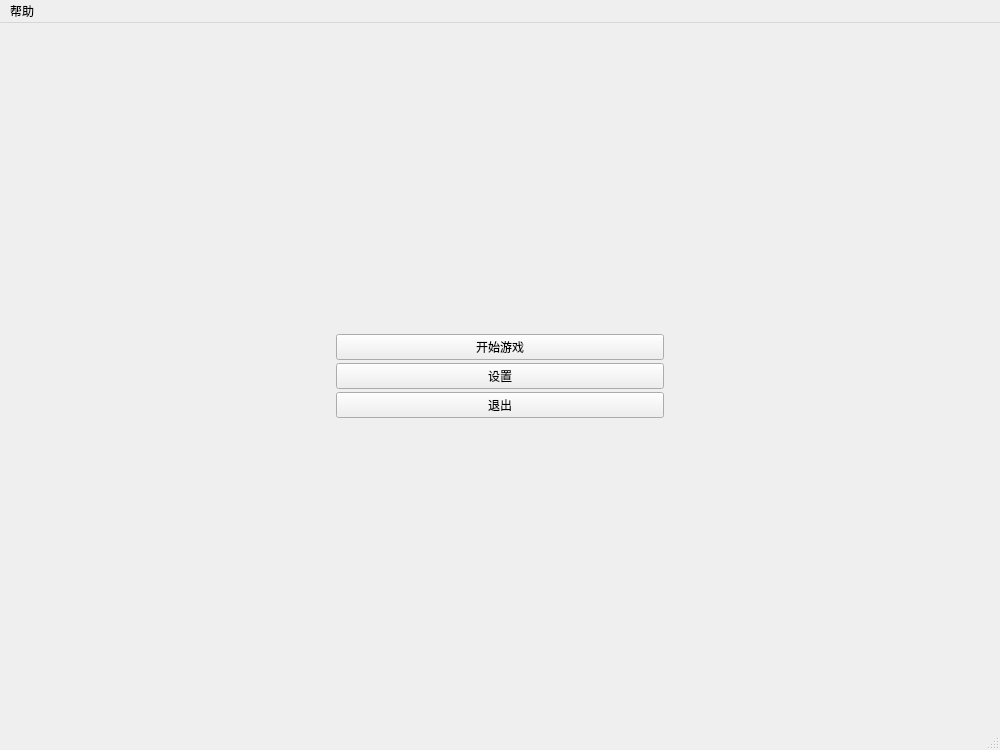
<?xml version="1.0" encoding="UTF-8"?>
<ui version="4.0">
 <class>MainWindow</class>
 <widget class="QMainWindow" name="MainWindow">
  <property name="geometry">
   <rect>
    <x>0</x>
    <y>0</y>
    <width>1000</width>
    <height>750</height>
   </rect>
  </property>
  <property name="minimumSize">
   <size>
    <width>1000</width>
    <height>750</height>
   </size>
  </property>
  <property name="maximumSize">
   <size>
    <width>1000</width>
    <height>750</height>
   </size>
  </property>
  <property name="windowTitle">
   <string>MainWindow</string>
  </property>
  <widget class="QWidget" name="centralwidget">
   <layout class="QVBoxLayout" name="verticalLayout">
    <item>
     <widget class="QStackedWidget" name="stackedWidget">
      <widget class="QWidget" name="HomePage">
       <layout class="QVBoxLayout" name="verticalLayout_page">
        <property name="spacing">
         <number>0</number>
        </property>
        <property name="leftMargin">
         <number>0</number>
        </property>
        <property name="topMargin">
         <number>0</number>
        </property>
        <property name="rightMargin">
         <number>0</number>
        </property>
        <property name="bottomMargin">
         <number>0</number>
        </property>
        <item>
         <spacer name="verticalSpacerTop">
          <property name="orientation">
           <enum>Qt::Vertical</enum>
          </property>
          <property name="sizeType">
           <enum>QSizePolicy::Expanding</enum>
          </property>
          <property name="sizeHint" stdset="0">
           <size>
            <width>0</width>
            <height>0</height>
           </size>
          </property>
         </spacer>
        </item>
        <item>
         <layout class="QHBoxLayout" name="horizontalLayout_StartButton">
          <property name="spacing">
           <number>0</number>
          </property>
          <property name="leftMargin">
           <number>0</number>
          </property>
          <property name="topMargin">
           <number>0</number>
          </property>
          <property name="rightMargin">
           <number>0</number>
          </property>
          <property name="bottomMargin">
           <number>0</number>
          </property>
          <item>
           <spacer name="horizontalSpacerStartLeft">
            <property name="orientation">
             <enum>Qt::Horizontal</enum>
            </property>
            <property name="sizeType">
             <enum>QSizePolicy::Expanding</enum>
            </property>
            <property name="sizeHint" stdset="0">
             <size>
              <width>0</width>
              <height>0</height>
             </size>
            </property>
           </spacer>
          </item>
          <item>
           <widget class="QPushButton" name="StartButton">
            <property name="sizePolicy">
             <sizepolicy hsizetype="Expanding" vsizetype="Fixed">
              <horstretch>0</horstretch>
              <verstretch>0</verstretch>
             </sizepolicy>
            </property>
            <property name="text">
             <string>开始游戏</string>
            </property>
           </widget>
          </item>
          <item>
           <spacer name="horizontalSpacerStartRight">
            <property name="orientation">
             <enum>Qt::Horizontal</enum>
            </property>
            <property name="sizeType">
             <enum>QSizePolicy::Expanding</enum>
            </property>
            <property name="sizeHint" stdset="0">
             <size>
              <width>0</width>
              <height>0</height>
             </size>
            </property>
           </spacer>
          </item>
         </layout>
        </item>
        <item>
         <spacer name="verticalSpacerBetween1">
          <property name="orientation">
           <enum>Qt::Vertical</enum>
          </property>
          <property name="sizeType">
           <enum>QSizePolicy::Fixed</enum>
          </property>
          <property name="sizeHint" stdset="0">
           <size>
            <width>0</width>
            <height>3</height>
           </size>
          </property>
         </spacer>
        </item>
        <item>
         <layout class="QHBoxLayout" name="horizontalLayout_SettingsButton">
          <property name="spacing">
           <number>0</number>
          </property>
          <property name="leftMargin">
           <number>0</number>
          </property>
          <property name="topMargin">
           <number>0</number>
          </property>
          <property name="rightMargin">
           <number>0</number>
          </property>
          <property name="bottomMargin">
           <number>0</number>
          </property>
          <item>
           <spacer name="horizontalSpacerSettingsLeft">
            <property name="orientation">
             <enum>Qt::Horizontal</enum>
            </property>
            <property name="sizeType">
             <enum>QSizePolicy::Expanding</enum>
            </property>
            <property name="sizeHint" stdset="0">
             <size>
              <width>0</width>
              <height>0</height>
             </size>
            </property>
           </spacer>
          </item>
          <item>
           <widget class="QPushButton" name="SettingButton">
            <property name="sizePolicy">
             <sizepolicy hsizetype="Expanding" vsizetype="Fixed">
              <horstretch>0</horstretch>
              <verstretch>0</verstretch>
             </sizepolicy>
            </property>
            <property name="text">
             <string>设置</string>
            </property>
           </widget>
          </item>
          <item>
           <spacer name="horizontalSpacerSettingsRight">
            <property name="orientation">
             <enum>Qt::Horizontal</enum>
            </property>
            <property name="sizeType">
             <enum>QSizePolicy::Expanding</enum>
            </property>
            <property name="sizeHint" stdset="0">
             <size>
              <width>0</width>
              <height>0</height>
             </size>
            </property>
           </spacer>
          </item>
         </layout>
        </item>
        <item>
         <spacer name="verticalSpacerBetween2">
          <property name="orientation">
           <enum>Qt::Vertical</enum>
          </property>
          <property name="sizeType">
           <enum>QSizePolicy::Fixed</enum>
          </property>
          <property name="sizeHint" stdset="0">
           <size>
            <width>0</width>
            <height>3</height>
           </size>
          </property>
         </spacer>
        </item>
        <item>
         <layout class="QHBoxLayout" name="horizontalLayout_ExitButton">
          <property name="spacing">
           <number>0</number>
          </property>
          <property name="leftMargin">
           <number>0</number>
          </property>
          <property name="topMargin">
           <number>0</number>
          </property>
          <property name="rightMargin">
           <number>0</number>
          </property>
          <property name="bottomMargin">
           <number>0</number>
          </property>
          <item>
           <spacer name="horizontalSpacerExitLeft">
            <property name="orientation">
             <enum>Qt::Horizontal</enum>
            </property>
            <property name="sizeType">
             <enum>QSizePolicy::Expanding</enum>
            </property>
            <property name="sizeHint" stdset="0">
             <size>
              <width>0</width>
              <height>0</height>
             </size>
            </property>
           </spacer>
          </item>
          <item>
           <widget class="QPushButton" name="ExitButton">
            <property name="sizePolicy">
             <sizepolicy hsizetype="Expanding" vsizetype="Fixed">
              <horstretch>0</horstretch>
              <verstretch>0</verstretch>
             </sizepolicy>
            </property>
            <property name="text">
             <string>退出</string>
            </property>
           </widget>
          </item>
          <item>
           <spacer name="horizontalSpacerExitRight">
            <property name="orientation">
             <enum>Qt::Horizontal</enum>
            </property>
            <property name="sizeType">
             <enum>QSizePolicy::Expanding</enum>
            </property>
            <property name="sizeHint" stdset="0">
             <size>
              <width>0</width>
              <height>0</height>
             </size>
            </property>
           </spacer>
          </item>
         </layout>
        </item>
        <item>
         <spacer name="verticalSpacerBottom">
          <property name="orientation">
           <enum>Qt::Vertical</enum>
          </property>
          <property name="sizeType">
           <enum>QSizePolicy::Expanding</enum>
          </property>
          <property name="sizeHint" stdset="0">
           <size>
            <width>0</width>
            <height>0</height>
           </size>
          </property>
         </spacer>
        </item>
       </layout>
      </widget>
      <widget class="QWidget" name="SettingPage">
       <layout class="QVBoxLayout" name="verticalLayout_page2">
        <item>
         <layout class="QVBoxLayout" name="verticalLayout_2">
          <item>
           <spacer name="verticalSpacer">
            <property name="orientation">
             <enum>Qt::Vertical</enum>
            </property>
            <property name="sizeType">
             <enum>QSizePolicy::Expanding</enum>
            </property>
            <property name="sizeHint" stdset="0">
             <size>
              <width>20</width>
              <height>20</height>
             </size>
            </property>
           </spacer>
          </item>
          <item>
           <layout class="QHBoxLayout" name="horizontalLayout">
            <item>
             <spacer name="horizontalSpacer">
              <property name="orientation">
               <enum>Qt::Horizontal</enum>
              </property>
              <property name="sizeHint" stdset="0">
               <size>
                <width>40</width>
                <height>20</height>
               </size>
              </property>
             </spacer>
            </item>
            <item>
             <widget class="QPushButton" name="SettingsExitButton">
              <property name="text">
               <string>返回</string>
              </property>
             </widget>
            </item>
            <item>
             <widget class="QPushButton" name="SettingReButton">
              <property name="text">
               <string>重置</string>
              </property>
             </widget>
            </item>
            <item>
             <widget class="QPushButton" name="SettingSaveButton">
              <property name="text">
               <string>保存</string>
              </property>
             </widget>
            </item>
           </layout>
          </item>
         </layout>
        </item>
       </layout>
      </widget>
      <widget class="QWidget" name="StartPage">
       <layout class="QVBoxLayout" name="verticalLayout_StartPage">
        <item>
         <layout class="QVBoxLayout" name="verticalLayout_3">
          <item>
           <spacer name="verticalSpacer_2">
            <property name="orientation">
             <enum>Qt::Vertical</enum>
            </property>
            <property name="sizeType">
             <enum>QSizePolicy::Expanding</enum>
            </property>
            <property name="sizeHint" stdset="0">
             <size>
              <width>20</width>
              <height>40</height>
             </size>
            </property>
           </spacer>
          </item>
          <item>
           <layout class="QHBoxLayout" name="horizontalLayout_2">
            <item>
             <spacer name="horizontalSpacer_2">
              <property name="orientation">
               <enum>Qt::Horizontal</enum>
              </property>
              <property name="sizeHint" stdset="0">
               <size>
                <width>40</width>
                <height>20</height>
               </size>
              </property>
             </spacer>
            </item>
            <item>
             <widget class="QPushButton" name="StartExitButton">
              <property name="text">
               <string>返回</string>
              </property>
             </widget>
            </item>
            <item>
             <widget class="QPushButton" name="JoinGameButton">
              <property name="text">
               <string>加入游戏</string>
              </property>
             </widget>
            </item>
            <item>
             <widget class="QPushButton" name="CreateGameButton">
              <property name="text">
               <string>创建游戏</string>
              </property>
             </widget>
            </item>
           </layout>
          </item>
         </layout>
        </item>
       </layout>
      </widget>
      <widget class="QWidget" name="PreparePage">
        <layout class="QVBoxLayout" name="verticalLayout_PreparePage">
        </layout>
      </widget>
      <widget class="QWidget" name="EmptyPage">
        <layout class="QVBoxLayout" name="verticalLayout_EmptyPage">
        </layout>
      </widget>
     </widget>
    </item>
   </layout>
  </widget>
  <widget class="QMenuBar" name="menubar">
   <property name="geometry">
    <rect>
     <x>0</x>
     <y>0</y>
     <width>1000</width>
     <height>32</height>
    </rect>
   </property>
   <widget class="QMenu" name="AboutMenu">
    <property name="title">
     <string>帮助</string>
    </property>
    <addaction name="actionAbout"/>
   </widget>
   <addaction name="AboutMenu"/>
  </widget>
  <widget class="QStatusBar" name="statusbar"/>
  <action name="actionAbout">
   <property name="text">
    <string>关于</string>
   </property>
  </action>
 </widget>
 <resources/>
 <connections/>
</ui>
